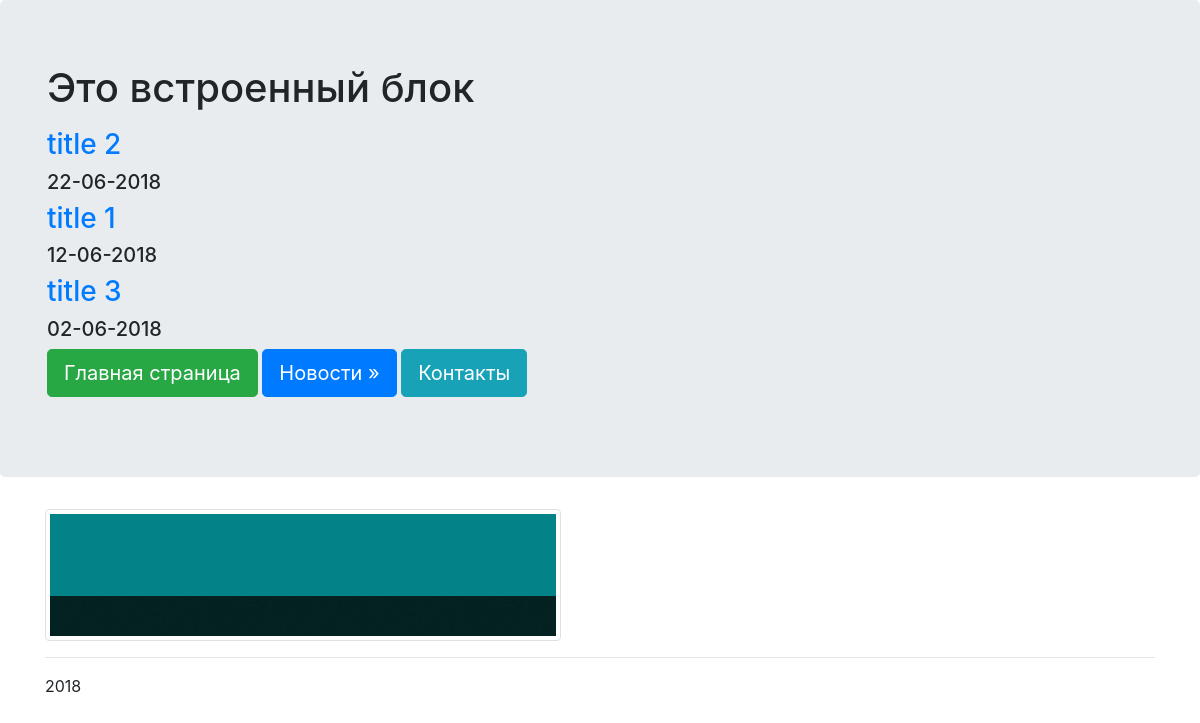
Page /news/ on the committed database.
### news/models.py (models this page shows, shortened)
class Articles(models.Model):
    title = models.CharField(max_length=120)
    post = models.TextField()
    date = models.DateTimeField()

### news/templates/news/posts.html
{% extends "mainApp/wrapper.html" %}
{% block content %}
  {% for post in object_list %}
    <a href="/news/{{post.id}}"><h3>{{post.title}}</h3></a>
    <h5>{{post.date|date:"d-m-Y"}}</h5>
  {% endfor %}
{% endblock %}

### mainApp/templates/mainApp/wrapper.html (shortened to what this page needs)
<!doctype html>
<html>
<head>
  {% load staticfiles %}
  <link rel="stylesheet" href="{% static 'css/bootstrap.min.css' %}" type="text/css">
</head>
<body>
    <div class="jumbotron">
        <div class="container">
          <h1>{% include "mainApp/includes/some_html.html" %}</h1>
          {% block content %}
          {% endblock %}
          <p>
            <a href="/" class="btn btn-success btn-lg">Главная страница</a>
            <a href="/news" class="btn btn-primary btn-lg">Новости &raquo;</a>
            <a href="/contact" class="btn btn-info btn-lg">Контакты</a>
          </p>
        </div>
      </div>
      <div class="container">
        <img src="{% static 'mainApp/images/background.png' %}" class="img-thumbnail">
        <hr>
       2018
      </div>
</body>
</html>

### mainApp/templates/mainApp/includes/some_html.html
{% block content %}
<p>Это встроенный блок</p>
{% endblock %}

### rows in the picture
Articles: title "title 2", date "22-06-2018"
Articles: title "title 1", date "12-06-2018"
Articles: title "title 3", date "02-06-2018"
